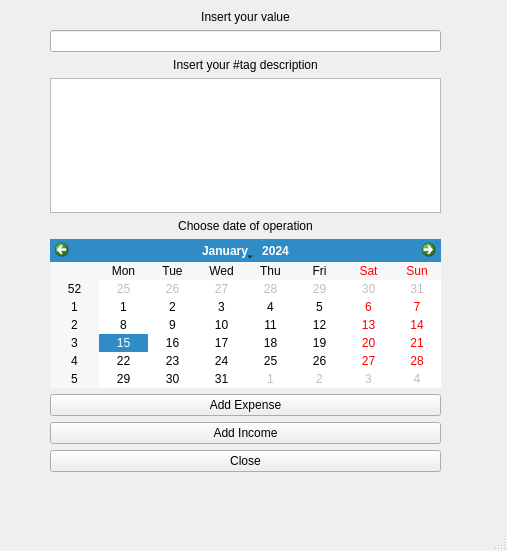
<?xml version="1.0" encoding="UTF-8"?>
<ui version="4.0">
 <class>MainWindow</class>
 <widget class="QMainWindow" name="MainWindow">
  <property name="geometry">
   <rect>
    <x>0</x>
    <y>0</y>
    <width>507</width>
    <height>551</height>
   </rect>
  </property>
  <property name="contextMenuPolicy">
   <enum>Qt::PreventContextMenu</enum>
  </property>
  <property name="windowTitle">
   <string>Report Generator</string>
  </property>
  <property name="toolTipDuration" stdset="0">
   <number>2</number>
  </property>
  <widget class="QWidget" name="centralwidget">
   <widget class="QWidget" name="gridLayoutWidget">
    <property name="geometry">
     <rect>
      <x>50</x>
      <y>10</y>
      <width>391</width>
      <height>462</height>
     </rect>
    </property>
    <layout class="QGridLayout" name="gridLayout">
     <item row="7" column="0">
      <widget class="QPushButton" name="ExpenseButton">
       <property name="text">
        <string>Add Expense</string>
       </property>
      </widget>
     </item>
     <item row="9" column="0">
      <widget class="QPushButton" name="CloseButton">
       <property name="text">
        <string>Close</string>
       </property>
      </widget>
     </item>
     <item row="8" column="0">
      <widget class="QPushButton" name="IncomeButton">
       <property name="text">
        <string>Add Income</string>
       </property>
      </widget>
     </item>
     <item row="2" column="0">
      <widget class="QLabel" name="TagDescriptionLabel">
       <property name="text">
        <string>Insert your #tag description</string>
       </property>
       <property name="alignment">
        <set>Qt::AlignCenter</set>
       </property>
      </widget>
     </item>
     <item row="3" column="0">
      <widget class="QTextEdit" name="TagEdit"/>
     </item>
     <item row="0" column="0">
      <widget class="QLabel" name="ValueLabel">
       <property name="text">
        <string>Insert your value</string>
       </property>
       <property name="scaledContents">
        <bool>false</bool>
       </property>
       <property name="alignment">
        <set>Qt::AlignCenter</set>
       </property>
      </widget>
     </item>
     <item row="5" column="0">
      <widget class="QCalendarWidget" name="CalendarWidget"/>
     </item>
     <item row="1" column="0">
      <widget class="QLineEdit" name="ValueEdit"/>
     </item>
     <item row="4" column="0">
      <widget class="QLabel" name="CalendarLabel">
       <property name="text">
        <string>Choose date of operation</string>
       </property>
       <property name="alignment">
        <set>Qt::AlignCenter</set>
       </property>
      </widget>
     </item>
    </layout>
   </widget>
  </widget>
  <widget class="QMenuBar" name="menubar">
   <property name="geometry">
    <rect>
     <x>0</x>
     <y>0</y>
     <width>507</width>
     <height>21</height>
    </rect>
   </property>
  </widget>
  <widget class="QStatusBar" name="statusbar"/>
 </widget>
 <resources/>
 <connections>
  <connection>
   <sender>CloseButton</sender>
   <signal>clicked()</signal>
   <receiver>MainWindow</receiver>
   <slot>close()</slot>
   <hints>
    <hint type="sourcelabel">
     <x>246</x>
     <y>491</y>
    </hint>
    <hint type="destinationlabel">
     <x>249</x>
     <y>202</y>
    </hint>
   </hints>
  </connection>
 </connections>
</ui>
